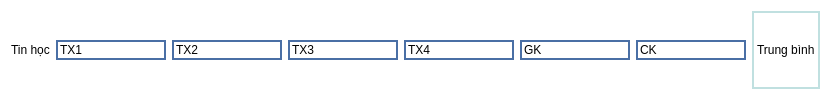
               <widget class="QWidget" name="widget_55" native="true">
                <property name="styleSheet">
                 <string notr="true">background-color: rgb(255, 255, 255);</string>
                </property>
                <layout class="QHBoxLayout" name="horizontalLayout_48">
                 <item>
                  <widget class="QLabel" name="label_95">
                   <property name="text">
                    <string>Tin học</string>
                   </property>
                  </widget>
                 </item>
                 <item>
                  <widget class="QLineEdit" name="lineEdit_250">
                   <property name="styleSheet">
                    <string notr="true">border: 2px solid #4A6FA5;</string>
                   </property>
                   <property name="text">
                    <string>TX1</string>
                   </property>
                  </widget>
                 </item>
                 <item>
                  <widget class="QLineEdit" name="lineEdit_251">
                   <property name="styleSheet">
                    <string notr="true">border: 2px solid #4A6FA5;</string>
                   </property>
                   <property name="text">
                    <string>TX2</string>
                   </property>
                  </widget>
                 </item>
                 <item>
                  <widget class="QLineEdit" name="lineEdit_252">
                   <property name="styleSheet">
                    <string notr="true">border: 2px solid #4A6FA5;</string>
                   </property>
                   <property name="text">
                    <string>TX3</string>
                   </property>
                  </widget>
                 </item>
                 <item>
                  <widget class="QLineEdit" name="lineEdit_253">
                   <property name="styleSheet">
                    <string notr="true">border: 2px solid #4A6FA5;</string>
                   </property>
                   <property name="text">
                    <string>TX4</string>
                   </property>
                  </widget>
                 </item>
                 <item>
                  <widget class="QLineEdit" name="lineEdit_254">
                   <property name="styleSheet">
                    <string notr="true">border: 2px solid #4A6FA5;</string>
                   </property>
                   <property name="text">
                    <string>GK</string>
                   </property>
                  </widget>
                 </item>
                 <item>
                  <widget class="QLineEdit" name="lineEdit_255">
                   <property name="styleSheet">
                    <string notr="true">border: 2px solid #4A6FA5;</string>
                   </property>
                   <property name="text">
                    <string>CK</string>
                   </property>
                  </widget>
                 </item>
                 <item>
                  <widget class="QLabel" name="label_96">
                   <property name="styleSheet">
                    <string notr="true">border: 2px solid #C0E0E0;</string>
                   </property>
                   <property name="text">
                    <string>Trung bình</string>
                   </property>
                  </widget>
                 </item>
                </layout>
               </widget>
